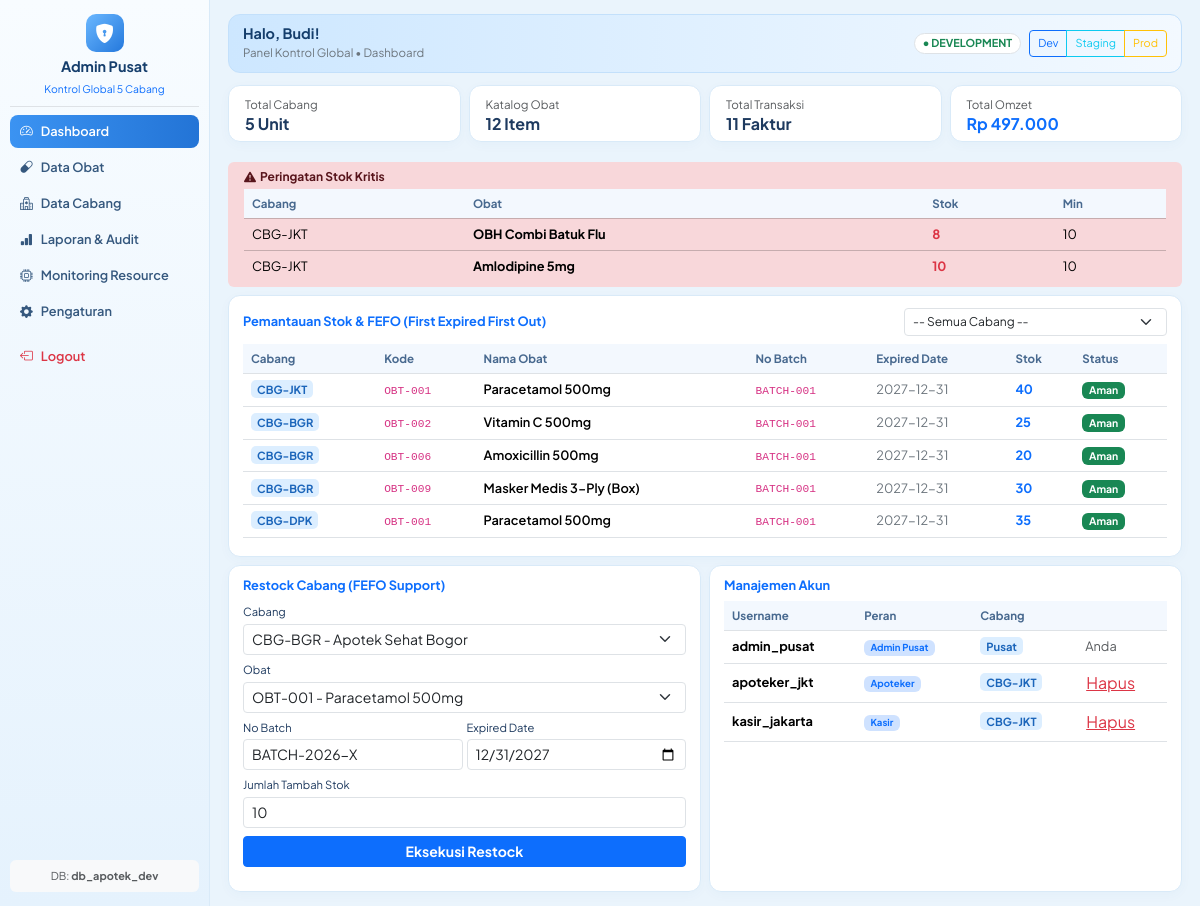
The page /dashboard_admin.php (signed in) on the database its author committed.
### tables this page shows
CREATE TABLE `pengguna` (
  `id_pengguna` int NOT NULL,
  `username` varchar(50) NOT NULL,
  `password_hash` varchar(255) NOT NULL,
  `nama_lengkap` varchar(100) NOT NULL,
  `peran` enum('Admin Pusat','Apoteker','Kasir') NOT NULL,
  `kode_cabang` varchar(10) DEFAULT NULL
);

CREATE TABLE `stok` (
  `id_stok` int NOT NULL,
  `kode_cabang` varchar(10) NOT NULL,
  `kode_obat` varchar(10) NOT NULL,
  `nomor_batch` varchar(30) DEFAULT 'BATCH-001',
  `tanggal_kedaluwarsa` date DEFAULT '2027-12-31',
  `jumlah_stok` int NOT NULL DEFAULT '0'
);

CREATE TABLE `obat` (
  `kode_obat` varchar(10) NOT NULL,
  `kode_kategori` varchar(10) NOT NULL,
  `nama_obat` varchar(100) NOT NULL,
  `satuan` varchar(20) NOT NULL,
  `harga_jual` decimal(12,2) NOT NULL,
  `stok_minimum` int NOT NULL DEFAULT '10'
);

### dashboard_admin.php (the view, shortened to what this page needs)
<?php
$currentUser = $_SESSION['user'];
$env = $_SESSION['env'] ?? 'dev';
$config = json_decode(file_get_contents(__DIR__ . "/config_{$env}.json"), true);
try {
    $pdo = new PDO(
        "mysql:host={$config['db_host']};dbname={$config['db_name']};charset=utf8mb4",
        'app_admin_pusat',
        'AdminPusat#2026',
        [
            PDO::ATTR_ERRMODE => PDO::ERRMODE_EXCEPTION,
            PDO::ATTR_DEFAULT_FETCH_MODE => PDO::FETCH_ASSOC,
            PDO::ATTR_EMULATE_PREPARES => false,
        ]
    );
} catch (PDOException $e) {
    die("Koneksi Error: " . htmlspecialchars($e->getMessage()));
}
$page = $_GET['page'] ?? 'dashboard';
$totalCabang    = (int)$pdo->query("SELECT COUNT(*) FROM cabang")->fetchColumn();
$totalJenisObat = (int)$pdo->query("SELECT COUNT(*) FROM obat")->fetchColumn();
$totalTrx       = (int)$pdo->query("SELECT COUNT(*) FROM penjualan WHERE status_transaksi != 'CANCELLED'")->fetchColumn();
$totalOmzet     = (float)$pdo->query("SELECT COALESCE(SUM(total), 0) FROM penjualan WHERE status_transaksi != 'CANCELLED'")->fetchColumn();
$sqlStok = "
    SELECT s.kode_cabang, c.nama_cabang, o.kode_obat, o.nama_obat, s.nomor_batch, s.tanggal_kedaluwarsa, s.jumlah_stok, o.stok_minimum
    FROM stok s
    JOIN cabang c ON s.kode_cabang = c.kode_cabang
    JOIN obat o ON s.kode_obat = o.kode_obat
";
$params = [];
$sqlStok .= " ORDER BY s.tanggal_kedaluwarsa ASC";
$stmtStok = $pdo->prepare($sqlStok);
$stmtStok->execute($params);
$stokLintasCabang = $stmtStok->fetchAll();
$cabangs    = $pdo->query("SELECT * FROM cabang")->fetchAll();
$obats      = $pdo->query("
    SELECT o.kode_obat, o.nama_obat, o.harga_jual, o.satuan, o.stok_minimum,
           k.nama_kategori, k.wajib_apoteker
    FROM obat o
    JOIN kategori_obat k ON o.kode_kategori = k.kode_kategori
")->fetchAll();
$users      = $pdo->query("
    SELECT u.*, c.nama_cabang
    FROM pengguna u
    LEFT JOIN cabang c ON u.kode_cabang = c.kode_cabang
")->fetchAll();
$stokKritis = $pdo->query("SELECT * FROM v_stok_kritis")->fetchAll();
$namaDepan = explode(' ', $currentUser['nama_lengkap'])[0];
?>
<!DOCTYPE html>
<html lang="id">
<head>
    <link href="https://cdn.jsdelivr.net/npm/bootstrap@5.3.3/dist/css/bootstrap.min.css" rel="stylesheet">
    <link href="https://cdn.jsdelivr.net/npm/bootstrap-icons@1.11.3/font/bootstrap-icons.min.css" rel="stylesheet">
</head>
<body>
<div class="app-shell">
    <aside class="sidebar">
        <div>
            <div class="text-center pb-2 mb-2 border-bottom">
                <div class="brand-cross"><i class="bi bi-shield-lock-fill"></i></div>
                <div class="fw-bold" style="color:#153e6c; font-size:0.9rem;">Admin Pusat</div>
                <small class="text-primary" style="font-size:0.65rem;">Kontrol Global 5 Cabang</small>
            </div>
            <nav class="nav flex-column nav-menu">
                <a class="nav-link <?= $page==='dashboard'?'active':'' ?>" href="?page=dashboard"><i class="bi bi-speedometer2"></i> Dashboard</a>
                <a class="nav-link <?= $page==='obat'?'active':'' ?>" href="?page=obat"><i class="bi bi-capsule"></i> Data Obat</a>
                <a class="nav-link <?= $page==='cabang'?'active':'' ?>" href="?page=cabang"><i class="bi bi-hospital"></i> Data Cabang</a>
                <a class="nav-link <?= $page==='laporan'?'active':'' ?>" href="?page=laporan"><i class="bi bi-bar-chart-fill"></i> Laporan &amp; Audit</a>
                <a class="nav-link <?= $page==='monitoring'?'active':'' ?>" href="?page=monitoring"><i class="bi bi-cpu"></i> Monitoring Resource</a>
                <a class="nav-link <?= $page==='pengaturan'?'active':'' ?>" href="?page=pengaturan"><i class="bi bi-gear-fill"></i> Pengaturan</a>
                <a class="nav-link text-danger mt-2" href="index.php?logout=1"><i class="bi bi-box-arrow-left"></i> Logout</a>
            </nav>
        </div>
        <div class="text-center p-2 bg-light rounded-2 text-muted" style="font-size:0.68rem;">
            DB: <strong><?= htmlspecialchars($config['db_name']) ?></strong>
        </div>
    </aside>
    <main class="main-area">
        <div class="hero-banner">
            <div>
                <h6 class="fw-bold mb-0" style="color:#153e6c; font-size:0.9rem;">Halo, <?= htmlspecialchars($namaDepan) ?>!</h6>
                <small class="text-secondary" style="font-size:0.72rem;">Panel Kontrol Global &bull; <?= ucfirst($page) ?></small>
            </div>
            <div class="d-flex align-items-center gap-2">
                <span class="badge bg-white text-success border rounded-pill px-2 py-1" style="font-size:0.68rem;">
                    ● <?= htmlspecialchars($config['environment']) ?>
                </span>
                <div class="btn-group btn-group-sm">
                    <a href="?env=dev&page=<?= $page ?>" class="btn btn-sm btn-outline-primary" style="font-size:0.68rem;">Dev</a>
                    <a href="?env=staging&page=<?= $page ?>" class="btn btn-sm btn-outline-info" style="font-size:0.68rem;">Staging</a>
                    <a href="?env=prod&page=<?= $page ?>" class="btn btn-sm btn-outline-warning" style="font-size:0.68rem;">Prod</a>
                </div>
            </div>
        </div>
        <?php if ($page === 'dashboard'): ?>
            <div class="row g-2 mb-2">
                <div class="col-md-3"><div class="soft-card py-2 px-3"><small class="text-muted">Total Cabang</small><h6 class="fw-bold mb-0"><?= $totalCabang ?> Unit</h6></div></div>
                <div class="col-md-3"><div class="soft-card py-2 px-3"><small class="text-muted">Katalog Obat</small><h6 class="fw-bold mb-0"><?= $totalJenisObat ?> Item</h6></div></div>
                <div class="col-md-3"><div class="soft-card py-2 px-3"><small class="text-muted">Total Transaksi</small><h6 class="fw-bold mb-0"><?= $totalTrx ?> Faktur</h6></div></div>
                <div class="col-md-3"><div class="soft-card py-2 px-3"><small class="text-muted">Total Omzet</small><h6 class="fw-bold mb-0 text-primary">Rp <?= number_format($totalOmzet,0,',','.') ?></h6></div></div>
            </div>
            <?php if (count($stokKritis) > 0): ?>
            <div class="alert alert-danger rounded-2 border-0 mb-2 py-2 px-3">
                <h6 class="fw-bold mb-1" style="font-size:0.75rem;"><i class="bi bi-exclamation-triangle-fill me-1"></i>Peringatan Stok Kritis</h6>
                <div class="table-responsive" style="max-height:90px;">
                    <table class="table table-sm table-danger mb-0" style="font-size:0.75rem;">
                        <thead><tr><th>Cabang</th><th>Obat</th><th>Stok</th><th>Min</th></tr></thead>
                        <tbody>
                            <?php foreach ($stokKritis as $sk): ?>
                            <tr>
                                <td><?= $sk['kode_cabang'] ?></td>
                                <td class="fw-bold"><?= htmlspecialchars($sk['nama_obat']) ?></td>
                                <td class="text-danger fw-bold"><?= $sk['jumlah_stok'] ?></td>
                                <td><?= $sk['stok_minimum'] ?></td>
                            </tr>
                            <?php endforeach; ?>
                        </tbody>
                    </table>
                </div>
            </div>
            <?php endif; ?>
            <div class="soft-card mb-2">
                <div class="d-flex justify-content-between align-items-center mb-2 flex-wrap gap-2">
                    <h6 class="fw-bold mb-0 text-primary" style="font-size:0.8rem;">Pemantauan Stok &amp; FEFO (First Expired First Out)</h6>
                    <form method="GET" class="d-flex gap-2">
                        <select name="filter_cabang" class="form-select form-select-sm" style="font-size:0.75rem;" onchange="this.form.submit()">
                            <option value="">-- Semua Cabang --</option>
                        </select>
                    </form>
                </div>
                <div class="table-responsive" style="max-height:200px;">
                    <table class="table table-hover mb-0">
                        <thead><tr><th>Cabang</th><th>Kode</th><th>Nama Obat</th><th>No Batch</th><th>Expired Date</th><th>Stok</th><th>Status</th></tr></thead>
                        <tbody>
                            <?php foreach ($stokLintasCabang as $slc): ?>
                            <tr>
                                <td><span class="badge-cabang"><?= $slc['kode_cabang'] ?></span></td>
                                <td><code><?= $slc['kode_obat'] ?></code></td>
                                <td class="fw-semibold"><?= htmlspecialchars($slc['nama_obat']) ?></td>
                                <td><code><?= $slc['nomor_batch'] ?? 'BATCH-001' ?></code></td>
                                <td><span class="text-secondary"><?= $slc['tanggal_kedaluwarsa'] ?? '-' ?></span></td>
                                <td class="fw-bold text-primary"><?= $slc['jumlah_stok'] ?></td>
                                <td>
                                    <?php if ($slc['jumlah_stok'] <= $slc['stok_minimum']): ?>
                                        <span class="badge bg-danger text-white" style="font-size:0.65rem;">Kritis</span>
                                    <?php else: ?>
                                        <span class="badge bg-success text-white" style="font-size:0.65rem;">Aman</span>
                                    <?php endif; ?>
                                </td>
                            </tr>
                            <?php endforeach; ?>
                        </tbody>
                    </table>
                </div>
            </div>
            <div class="row g-2">
                <div class="col-lg-6">
                    <div class="soft-card h-100">
                        <h6 class="fw-bold mb-2 text-primary" style="font-size:0.8rem;">Restock Cabang (FEFO Support)</h6>
                        <form method="POST">
                            <div class="mb-1">
                                <label class="form-label mb-1" style="font-size:0.7rem;">Cabang</label>
                                <select name="kode_cabang" class="form-select form-select-sm" required>
                                    <?php foreach ($cabangs as $c): ?>
                                        <option value="<?= $c['kode_cabang'] ?>"><?= $c['kode_cabang'] ?> - <?= htmlspecialchars($c['nama_cabang']) ?></option>
                                    <?php endforeach; ?>
                                </select>
                            </div>
                            <div class="mb-1">
                                <label class="form-label mb-1" style="font-size:0.7rem;">Obat</label>
                                <select name="kode_obat" class="form-select form-select-sm" required>
                                    <?php foreach ($obats as $o): ?>
                                        <option value="<?= $o['kode_obat'] ?>"><?= $o['kode_obat'] ?> - <?= htmlspecialchars($o['nama_obat']) ?></option>
                                    <?php endforeach; ?>
                                </select>
                            </div>
                            <div class="row g-1 mb-1">
                                <div class="col-6">
                                    <label class="form-label mb-1" style="font-size:0.7rem;">No Batch</label>
                                    <input type="text" name="nomor_batch" class="form-control form-control-sm" value="BATCH-2026-X" required>
                                </div>
                                <div class="col-6">
                                    <label class="form-label mb-1" style="font-size:0.7rem;">Expired Date</label>
                                    <input type="date" name="tanggal_kedaluwarsa" class="form-control form-control-sm" value="2027-12-31" required>
                                </div>
                            </div>
                            <div class="mb-2">
                                <label class="form-label mb-1" style="font-size:0.7rem;">Jumlah Tambah Stok</label>
                                <input type="number" name="jumlah_tambah" class="form-control form-control-sm" value="10" min="1" required>
                            </div>
                            <button type="submit" class="btn btn-primary btn-sm w-100 fw-bold">Eksekusi Restock</button>
                        </form>
                    </div>
                </div>
                <div class="col-lg-6">
                    <div class="soft-card h-100">
                        <h6 class="fw-bold mb-2 text-primary" style="font-size:0.8rem;">Manajemen Akun</h6>
                        <div class="table-responsive" style="max-height:190px;">
                            <table class="table table-sm mb-0">
                                <thead><tr><th>Username</th><th>Peran</th><th>Cabang</th><th></th></tr></thead>
                                <tbody>
                                    <?php foreach ($users as $u): ?>
                                    <tr>
                                        <td class="fw-bold"><?= htmlspecialchars($u['username']) ?></td>
                                        <td><span class="badge bg-primary-subtle text-primary"><?= $u['peran'] ?></span></td>
                                        <td><span class="badge-cabang"><?= $u['kode_cabang'] ?? 'Pusat' ?></span></td>
                                        <td>
                                            <?php if ($u['id_pengguna'] != $currentUser['id_pengguna']): ?>
                                            <form method="POST" onsubmit="return confirm('Hapus user ini?')">
                                                <button class="btn btn-link text-danger p-0 small">Hapus</button>
                                            </form>
                                            <?php else: ?>
                                                <span class="text-muted">Anda</span>
                                            <?php endif; ?>
                                        </td>
                                    </tr>
                                    <?php endforeach; ?>
                                </tbody>
                            </table>
                        </div>
                    </div>
                </div>
            </div>
        <?php endif; ?>
    </main>
</div>
</body>
</html>

### rows shown on the page
pengguna: nama_lengkap "Budi", username "admin_pusat", peran "Admin Pusat", kode_cabang "Pusat", shows "Anda"
stok: kode_cabang "CBG-JKT", kode_obat.kode_obat "OBT-001", kode_obat.nama_obat "Paracetamol 500mg", nomor_batch "BATCH-001", tanggal_kedaluwarsa "2027-12-31", jumlah_stok "40", shows "Aman"
stok: kode_cabang "CBG-BGR", kode_obat.kode_obat "OBT-002", kode_obat.nama_obat "Vitamin C 500mg", nomor_batch "BATCH-001", tanggal_kedaluwarsa "2027-12-31", jumlah_stok "25", shows "Aman"
stok: kode_cabang "CBG-BGR", kode_obat.kode_obat "OBT-006", kode_obat.nama_obat "Amoxicillin 500mg", nomor_batch "BATCH-001", tanggal_kedaluwarsa "2027-12-31", jumlah_stok "20", shows "Aman"
stok: kode_cabang "CBG-BGR", kode_obat.kode_obat "OBT-009", kode_obat.nama_obat "Masker Medis 3-Ply (Box)", nomor_batch "BATCH-001", tanggal_kedaluwarsa "2027-12-31", jumlah_stok "30", shows "Aman"
stok: kode_cabang "CBG-DPK", kode_obat.kode_obat "OBT-001", kode_obat.nama_obat "Paracetamol 500mg", nomor_batch "BATCH-001", tanggal_kedaluwarsa "2027-12-31", jumlah_stok "35", shows "Aman"
pengguna: username "apoteker_jkt", peran "Apoteker", kode_cabang "CBG-JKT"
pengguna: username "kasir_jakarta", peran "Kasir", kode_cabang "CBG-JKT"

### other values the page prints
$config['db_name'] "db_apotek_dev"
$page "Dashboard"
$config['environment'] "DEVELOPMENT"
$totalCabang "5"
$totalJenisObat "12"
$totalTrx "11"
$totalOmzet "497.000"
$sk['kode_cabang'] "CBG-JKT"
$sk['nama_obat'] "OBH Combi Batuk Flu"
$sk['jumlah_stok'] "8"
$sk['stok_minimum'] "10"
$sk['nama_obat'] "Amlodipine 5mg"
$sk['jumlah_stok'] "10"
form field kode_cabang "CBG-BGR - Apotek Sehat Bogor"
form field kode_obat "OBT-001 - Paracetamol 500mg"
